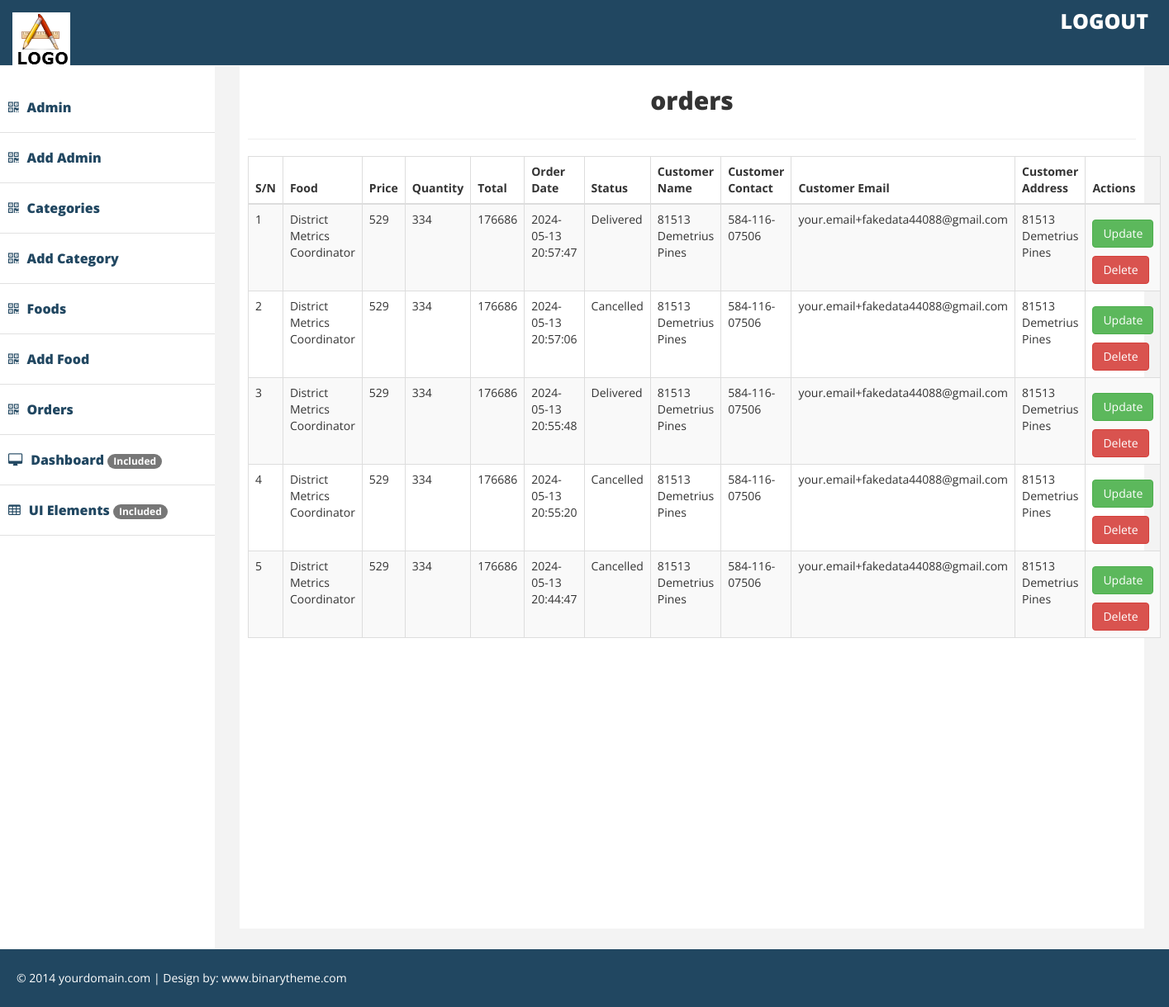
The page /api/order.php (signed in) on the database its author committed.
### tables this page shows
CREATE TABLE `orders` (
  `id` int(11) NOT NULL,
  `food` varchar(255) NOT NULL,
  `price` double NOT NULL,
  `qty` int(10) NOT NULL,
  `order_date` datetime NOT NULL,
  `status` varchar(100) NOT NULL,
  `customer_name` varchar(255) NOT NULL,
  `customer_contact` varchar(255) NOT NULL,
  `customer_email` varchar(255) NOT NULL,
  `customer_address` varchar(255) NOT NULL
);

### api/order.php (the view)
<?php  include_once "./partials/header.php"?>
    <div id="page-wrapper" >
        <div id="page-inner">
            <div class="row">
                <div class="col-lg-12">
                    <h2>orders</h2>
                </div>
            </div>
            <hr />
            <div class="row">
                <div class="col-lg-12 ">
                <table class="table table-striped table-bordered table-hover">
                            <thead>
                                <tr>
                                    <th>S/N</th>
                                    <th>Food</th>
                                    <th>Price</th>
                                    <th>Quantity</th>
                                    <th>Total</th>
                                    <th>Order Date</th>
                                    <th>Status</th>
                                    <th>Customer Name</th>
                                    <th>Customer Contact</th>
                                    <th>Customer Email</th>
                                    <th>Customer Address</th>
                                    <th>Actions</th>
                                </tr>
                            </thead>
                            <tbody>
                                <?php
                                    $sql = mysqli_query($conn, "SELECT * FROM orders ORDER BY id DESC");
                                    $id = 1;
                                    if(mysqli_num_rows($sql) > 0){
                                        while($row = mysqli_fetch_assoc($sql)){
                                            echo "
                                            <tr>
                                            <td>$id</td>
                                            <td>".$row['food']."</td>
                                            <td>".$row['price']."</td>
                                            <td>".$row['qty']."</td>
                                            <td>".$row['qty'] * $row['price'] ."</td>
                                            <td>".$row['order_date']."</td>
                                            <td>".$row['status']."</td>
                                            <td>".$row['customer_name']."</td>
                                            <td>".$row['customer_contact']."</td>
                                            <td>".$row['customer_email']."</td>
                                            <td>".$row['customer_address']."</td>
                                            <td>
                                                <a href='update-order.php?order_id=".$row['id']."' class='btn btn-success' style='margin:10px 0 ' >Update</a>
                                                <a href='php/delete.php?order_id=".$row['id']."' class='btn btn-danger'>Delete</a>
                                            </td>
                                            </tr>
                                            ";
                                            $id++;
                                        };
                                    }else{
                                        echo "<div class='alert alert-danger text-center'>
                                                <strong>No Data Found</strong>
                                             </div>";
                                    }
                                ?>
                            </tbody>
                        </table>
                </div>
            </div>
        </div>
    </div>
<?php  include_once "./partials/footer.php"?>

### api/assets/css/custom.css (style rules this page uses)
body { font-family: 'Open Sans', sans-serif; line-height:30px; }
#page-wrapper { padding: 15px 15px; min-height: 600px; background:#F3F3F3; }
#page-inner { width:100%; margin:10px 20px 10px 0px; background-color:#fff!important; padding:10px; min-height:1050px; }
@media (min-width:768px) { #page-wrapper { margin: 0 0 0 260px; padding: 15px 30px; min-height: 1050px; } }
.row h2 { text-align: center; font-weight:900 }

### rows shown on the page
orders: food "District Metrics Coordinator", price "529", qty "334", $row['qty'] * $row['price'] "176686", order_date "2024-05-13 20:57:47", status "Delivered", customer_name "81513 Demetrius Pines", customer_contact "584-116-07506", customer_email "your.email+fakedata44088@gmail.com", customer_address "81513 Demetrius Pines"
orders: food "District Metrics Coordinator", price "529", qty "334", $row['qty'] * $row['price'] "176686", order_date "2024-05-13 20:57:06", status "Cancelled", customer_name "81513 Demetrius Pines", customer_contact "584-116-07506", customer_email "your.email+fakedata44088@gmail.com", customer_address "81513 Demetrius Pines"
orders: food "District Metrics Coordinator", price "529", qty "334", $row['qty'] * $row['price'] "176686", order_date "2024-05-13 20:55:48", status "Delivered", customer_name "81513 Demetrius Pines", customer_contact "584-116-07506", customer_email "your.email+fakedata44088@gmail.com", customer_address "81513 Demetrius Pines"
orders: food "District Metrics Coordinator", price "529", qty "334", $row['qty'] * $row['price'] "176686", order_date "2024-05-13 20:55:20", status "Cancelled", customer_name "81513 Demetrius Pines", customer_contact "584-116-07506", customer_email "your.email+fakedata44088@gmail.com", customer_address "81513 Demetrius Pines"
orders: food "District Metrics Coordinator", price "529", qty "334", $row['qty'] * $row['price'] "176686", order_date "2024-05-13 20:44:47", status "Cancelled", customer_name "81513 Demetrius Pines", customer_contact "584-116-07506", customer_email "your.email+fakedata44088@gmail.com", customer_address "81513 Demetrius Pines"
